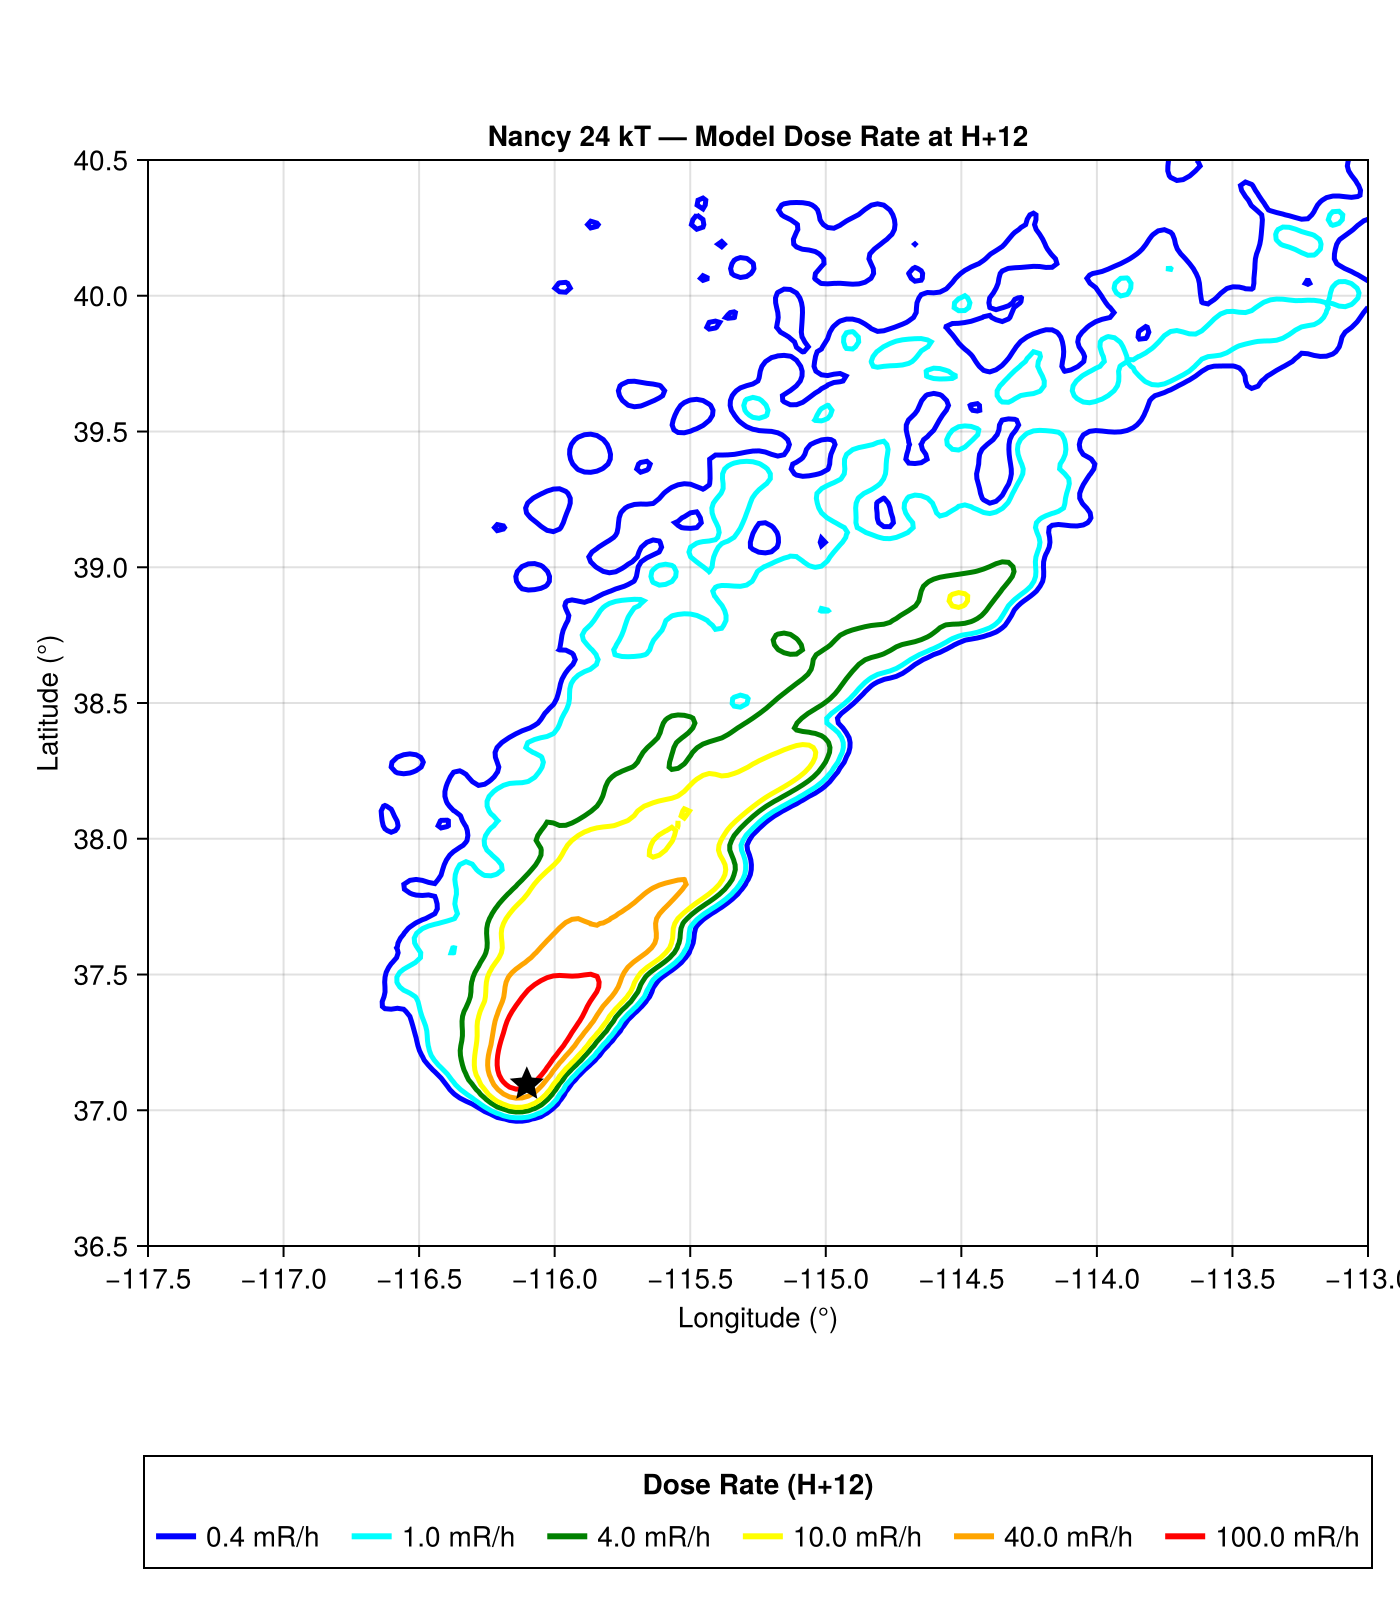

Here is the Julia script that generated this plot:
#!/usr/bin/env julia
# Nancy Bomb Release Example
# ===========================
# Simulates the Upshot-Knothole Nancy nuclear test (24 kT, 24 March 1953)
# using ERA5 reanalysis data and Ornstein-Uhlenbeck turbulence.
#
# Runs a 12-hour dispersion simulation with the latest BIPOP-CMA-ES
# optimised parameters, then plots model-predicted dose rate contours.
#
# Requirements:
#   - ERA5 data in ../ERA5_data_snap/ (preprocessed _snap.nc files)
#   - ] add CairoMakie
#
# Usage:
#   julia --project=.. nancy_bomb_release.jl

using NuclearDetonation
using NuclearDetonation.Transport
using CairoMakie
using NCDatasets
using StaticArrays
using Random
using Dates

println("="^70)
println("NANCY BOMB RELEASE — Ornstein-Uhlenbeck")
println("="^70)

# ============================================================================
# Particle size helpers (bimodal log-normal with SNAP settling)
# ============================================================================

function snap_settling_velocity(d_um::Float64)
    snap_d = [2.2, 4.4, 8.6, 14.6, 22.8, 36.1, 56.5, 92.3, 173.2]
    snap_v = [0.2, 0.7, 2.5, 6.9, 15.9, 35.6, 71.2, 137.0, 277.3]
    log_d = log.(snap_d)
    log_v = log.(snap_v)
    ld = log(d_um)
    if ld <= log_d[1]
        slope = (log_v[2] - log_v[1]) / (log_d[2] - log_d[1])
        return exp(log_v[1] + slope * (ld - log_d[1]))
    elseif ld >= log_d[end]
        slope = (log_v[end] - log_v[end-1]) / (log_d[end] - log_d[end-1])
        return exp(log_v[end] + slope * (ld - log_d[end]))
    end
    i = searchsortedlast(log_d, ld)
    i = clamp(i, 1, length(log_d) - 1)
    frac = (ld - log_d[i]) / (log_d[i+1] - log_d[i])
    return exp(log_v[i] + frac * (log_v[i+1] - log_v[i]))
end

function generate_bimodal_bins(d_fine, sg_fine, d_coarse, sg_coarse; n_bins=15)
    log_d_min = min(log(d_fine) - 3*log(sg_fine), log(d_coarse) - 3*log(sg_coarse))
    log_d_max = max(log(d_fine) + 3*log(sg_fine), log(d_coarse) + 3*log(sg_coarse))
    log_d_min = max(log_d_min, log(1.0))
    log_d_max = min(log_d_max, log(500.0))
    d_centres = exp.(range(log_d_min, log_d_max, length=n_bins))
    [(d=d, v=snap_settling_velocity(d)) for d in d_centres]
end

function compute_bimodal_weights(d_fine, sg_fine, d_coarse, sg_coarse, frac_fine, bins)
    weights = Float64[]
    for bin in bins
        ld = log(bin.d)
        w_fine = exp(-0.5 * ((ld - log(d_fine)) / log(sg_fine))^2) / log(sg_fine)
        w_coarse = exp(-0.5 * ((ld - log(d_coarse)) / log(sg_coarse))^2) / log(sg_coarse)
        push!(weights, frac_fine * w_fine + (1.0 - frac_fine) * w_coarse)
    end
    weights ./= sum(weights)
    weights
end

function gaussian_smooth(field::Matrix{T}, sigma::Real; truncate::Real=4.0) where T
    radius = ceil(Int, sigma * truncate)
    kernel_1d = [exp(-0.5 * (x / sigma)^2) for x in -radius:radius]
    kernel_1d ./= sum(kernel_1d)
    nx, ny = size(field)
    temp = zeros(T, nx, ny)
    smoothed = zeros(T, nx, ny)
    for j in 1:ny, i in 1:nx
        val, weight = zero(T), zero(T)
        for k in -radius:radius
            ii = i + k
            if 1 <= ii <= nx
                w = kernel_1d[k + radius + 1]
                val += field[ii, j] * w; weight += w
            end
        end
        temp[i, j] = weight > 0 ? val / weight : zero(T)
    end
    for i in 1:nx, j in 1:ny
        val, weight = zero(T), zero(T)
        for k in -radius:radius
            jj = j + k
            if 1 <= jj <= ny
                w = kernel_1d[k + radius + 1]
                val += temp[i, jj] * w; weight += w
            end
        end
        smoothed[i, j] = weight > 0 ? val / weight : zero(T)
    end
    return smoothed
end

# ============================================================================
# 1. Load ERA5 met data
# ============================================================================

println("\n1. Loading ERA5 met data...")
era5_dir = joinpath(@__DIR__, "ERA5_data_snap")
if !isdir(era5_dir)
    error("ERA5 data directory not found: $(era5_dir)\n" *
          "   Copy or symlink preprocessed ERA5 _snap.nc files here.")
end
era5_files = sort(filter(f -> endswith(f, "_snap.nc"),
                         [joinpath(era5_dir, f) for f in readdir(era5_dir)]))

met_format = Transport.detect_met_format(era5_files[1])
nx_met, ny_met, nk_met = NCDataset(era5_files[1]) do ds
    Transport.get_met_dimensions(met_format, ds)
end

# Pre-cache met fields for files 5–11 (covers detonation time +12 h)
met_cache = Dict{Tuple{Int,Int}, Transport.MeteoFields}()
for file_idx in 5:min(11, length(era5_files))
    NCDataset(era5_files[file_idx]) do ds
        times = Transport.get_time_variable(met_format, ds)
        for t_idx in 1:length(times)
            mf = Transport.MeteoFields(nx_met, ny_met, nk_met, T=Float32)
            t2 = t_idx < length(times) ? t_idx + 1 : t_idx
            Transport.read_initial_met_fields!(met_format, mf, ds, t_idx, t2)
            met_cache[(file_idx, t_idx)] = mf
        end
    end
end
println("   Loaded $(length(met_cache)) timesteps")

# ============================================================================
# 2. Set up domain and source
# ============================================================================

println("\n2. Setting up domain...")
lat_range, lon_range = NCDataset(era5_files[1]) do ds
    Float64.(ds["latitude"][:]), Float64.(ds["longitude"][:])
end

start_dt = Dates.DateTime(1953, 3, 24, 13, 0)
domain = Transport.SimulationDomain(
    lon_min = minimum(lon_range), lon_max = maximum(lon_range),
    lat_min = minimum(lat_range), lat_max = maximum(lat_range),
    z_min = 0.0, z_max = 35000.0, nx = nx_met, ny = ny_met, nz = nk_met,
    start_time = start_dt, end_time = start_dt + Dates.Hour(12),
)

release_x, release_y = Transport.latlon_to_grid(domain, 37.0956, -116.1028)
println("   Release: grid ($(round(release_x, digits=1)), $(round(release_y, digits=1)))")

# ============================================================================
# 3. Optimised parameters (BIPOP-CMA-ES OU, 78.2%)
# ============================================================================

params = nancy_optimised_config()
p = params.physics_scales
lf = params.layer_fractions
ps = params.particle_size_config

# NOAA 3-layer release geometry
layer_lower  = CylinderRelease(0.0, 3800.0, 537.0)
layer_middle = CylinderRelease(3800.0, 6100.0, 1500.0)
layer_upper  = CylinderRelease(6100.0, 12500.0, 2500.0)

n_particles = 10_000
total_activity = params.activity_Bq
n_lower  = round(Int, n_particles * lf.lower)
n_middle = round(Int, n_particles * lf.middle)
n_upper  = n_particles - n_lower - n_middle

sources = [
    ReleaseSource((release_x, release_y), layer_lower,
                   BombRelease(0.0), [total_activity * lf.lower], max(n_lower, 1)),
    ReleaseSource((release_x, release_y), layer_middle,
                   BombRelease(0.0), [total_activity * lf.middle], max(n_middle, 1)),
    ReleaseSource((release_x, release_y), layer_upper,
                   BombRelease(0.0), [total_activity * lf.upper], max(n_upper, 1)),
]

println("   3-layer: lower=$(round(lf.lower*100, digits=1))% " *
        "middle=$(round(lf.middle*100, digits=1))% " *
        "upper=$(round(lf.upper*100, digits=1))%")

# ============================================================================
# 4. Bimodal particle size distribution
# ============================================================================

size_bins = generate_bimodal_bins(ps.d_median_fine_μm, ps.sigma_g_fine,
                                  ps.d_median_coarse_μm, ps.sigma_g_coarse)
bin_weights = compute_bimodal_weights(ps.d_median_fine_μm, ps.sigma_g_fine,
                                      ps.d_median_coarse_μm, ps.sigma_g_coarse,
                                      ps.frac_fine, size_bins)
println("\n3. Particle size: $(length(size_bins)) bins, " *
        "fine=$(round(ps.d_median_fine_μm, digits=1)) μm, " *
        "coarse=$(round(ps.d_median_coarse_μm, digits=1)) μm")

# ============================================================================
# 5. Initialise simulation state and generate particles
# ============================================================================

println("\n4. Initialising particles...")
decay_params = [Transport.DecayParams(kdecay=Transport.NoDecay, halftime_hours=0.0)]
state = Transport.initialize_simulation(domain, sources, ["MixedFP"], decay_params;
                                         log_depositions=true)

rng = Random.MersenneTwister(42)
init_met = met_cache[(5, 1)]

snap_bins = [ParticleProperties(diameter_μm=b.d, density_gcm3=2.5) for b in size_bins]
particle_radii = Float64[]
particle_densities = Float64[]
particle_size_indices = Int[]
fixed_gravity = [b.v * p.vgrav_scale for b in size_bins]
cum_weights = cumsum(bin_weights)
base_density = 2500.0

for src in sources
    pos_s, act_s, released_s = Transport.generate_release_particles(
        rng, src, 0, 1,
        ones(Float64, nx_met, ny_met), ones(Float64, ny_met, ny_met),
        domain.dx, domain.dy, domain.hlevel,
    )
    if released_s && !isempty(pos_s)
        for (pos, activity) in zip(pos_s, act_s)
            sigma_z = Transport.height_to_sigma_hybrid(
                release_x, release_y, pos[3], init_met, 0.0)
            Transport.add_particle!(state.ensemble,
                SVector{3,Float64}(pos[1], pos[2], sigma_z),
                SVector{3,Float64}(0.0, 0.0, 0.0),
                [activity], 0.0, icomp=1)

            idx = clamp(searchsortedfirst(cum_weights, rand(rng)), 1, length(size_bins))
            push!(particle_radii, size_bins[idx].d * 0.5e-6)
            push!(particle_densities, base_density)
            push!(particle_size_indices, idx)

            # Set gravitational settling on particle
            np = length(state.ensemble.particles)
            state.ensemble.particles[np].grv = Float32(
                size_bins[idx].v * 0.01 * p.vgrav_scale)
        end
    end
end

println("   $(length(state.ensemble.particles)) particles generated")

# ============================================================================
# 6. Configure physics and run
# ============================================================================

psc = ParticleSizeConfig(size_bins=snap_bins, particle_radii=particle_radii,
    particle_densities=particle_densities, particle_size_indices=particle_size_indices,
    fixed_gravity_cm_s=fixed_gravity)

hanna = HannaTurbulenceConfig{Float64}(
    sigma_scale=p.sigma_h_scale, sigma_scale_vertical=p.sigma_w_scale,
    tl_scale=p.tl_scale, use_cbl=true)

base_tmix = 900.0 * p.tmix_scale
diff = Transport.TurbulentDiffusionConfig{Float64}(
    apply_diffusion=true,
    tmix_h=base_tmix / max(p.h_diff_scale, 0.1), tmix_v=base_tmix,
    horizontal_a_bl=0.5 * p.h_diff_scale, horizontal_a_above=0.25 * p.h_diff_scale,
    hmax=2500.0 * p.mixing_height_scale)

dep = Transport.DepositionConfig{Float64}(
    apply_dry_deposition=true, apply_wet_deposition=false,
    use_simple_deposition=true, simple_deposition_velocity=0.002 * p.vd_scale,
    simple_surface_height=30.0 * p.surface_height_scale,
    mixing_height=1000.0 * p.mixing_height_scale,
    surface_roughness=0.1 * p.roughness_scale)

num_cfg = ERA5NumericalConfig{Float64}(
    interpolation_order=Transport.LinearInterp, ode_solver_type=:Euler, fixed_dt=300.0,
    turbulence=Transport.OrnsteinUhlenbeck)

sim_cfg = Transport.SimulationConfig{Float64}(
    saveat=[12.0 * 3600.0], verbose=false, max_duration=12.0 * 3600.0,
    save_snapshots=true, dt_particle=300.0, use_reference_stepping=true,
    max_files=7, omega_scale=p.omega_scale)

println("\n5. Running 12-hour simulation...")
Transport.run_simulation!(state, era5_files,
    particle_size_config=psc, deposition_config=dep, diffusion_config=diff,
    hanna_config=hanna, decay_params=decay_params, config=sim_cfg,
    numerical_config=num_cfg, advection_enabled=true, settling_enabled=true,
    dry_deposition_enabled=true, wet_deposition_enabled=false,
    release_height_m=12500.0, met_data_cache=met_cache,
    met_format_override=met_format, met_dimensions=(nx_met, ny_met, nk_met),
    cache_init_file_idx=5, cache_init_time_idx=1,
    sigma_already_initialized=true)

println("   Simulation complete")

# ============================================================================
# 7. Build dose rate field on fine grid
# ============================================================================

println("\n6. Building dose rate field...")

# Fine output grid (2 km resolution)
lon_grid = range(-117.5, -112.0, step=0.023)
lat_grid = range(36.5, 41.0, step=0.018)
nx_out, ny_out = length(lon_grid), length(lat_grid)

fine_dep = zeros(nx_out, ny_out)
for evt in state.deposition_log
    lat, lon = Transport.grid_to_latlon(domain, evt.x, evt.y)
    lon > 180.0 && (lon -= 360.0)
    i = searchsortedlast(lon_grid, lon)
    j = searchsortedlast(lat_grid, lat)
    if 1 <= i <= nx_out && 1 <= j <= ny_out
        fine_dep[i, j] += evt.mass
    end
end

# Convert deposition (Bq per cell) to dose rate (mR/h at H+12)
dlat = step(lat_grid)
dlon = step(lon_grid)
ref_lat = 0.5 * (first(lat_grid) + last(lat_grid))
dy_m = dlat * 111_000.0
dx_m = dlon * 111_000.0 * cosd(ref_lat)
cell_area_m2 = dx_m * dy_m

K_DOSE = 1.9e-6          # mSv/h per Bq/m² at H+1 (Glasstone & Dolan)
decay_12h = 12.0^(-1.2)  # Bomb decay factor to H+12
mSv_to_mR = 100.0        # 1 mSv/h ≈ 100 mR/h
dose_factor = K_DOSE * decay_12h * mSv_to_mR / cell_area_m2

dose_mRh = fine_dep .* dose_factor
dose_smooth = gaussian_smooth(dose_mRh, p.smooth_sigma)

println("   Max dose rate: $(round(maximum(dose_smooth), digits=1)) mR/h")
println("   Cell area: $(round(cell_area_m2 / 1e6, digits=2)) km²")

# ============================================================================
# 8. Plot model-predicted dose rate contours
# ============================================================================

println("\n7. Creating figure...")

contour_levels = [0.4, 1.0, 4.0, 10.0, 40.0, 100.0]
contour_colors = [:blue, :cyan, :green, :yellow, :orange, :red]

fig = Figure(size=(700, 800), fontsize=14)

ax = Axis(fig[1, 1],
    title = "Nancy 24 kT — Model Dose Rate at H+12",
    xlabel = "Longitude (°)",
    ylabel = "Latitude (°)",
    limits = (-117.5, -113.0, 36.5, 40.5),
    aspect = DataAspect(),
)

for (level, col) in zip(contour_levels, contour_colors)
    contour!(ax, collect(lon_grid), collect(lat_grid), dose_smooth,
        levels=[level], color=col, linewidth=2.5)
end

# Ground zero
scatter!(ax, [-116.1028], [37.0956], marker=:star5, markersize=20, color=:black)

# Legend
legend_elements = [LineElement(color=c, linewidth=3) for c in contour_colors]
legend_labels = ["$(l) mR/h" for l in contour_levels]
Legend(fig[2, 1], legend_elements, legend_labels, "Dose Rate (H+12)",
    orientation=:horizontal, tellwidth=false, tellheight=true)

outfile = joinpath(@__DIR__, "nancy_bomb_release.png")
save(outfile, fig, px_per_unit=2)
println("\nSaved: $(outfile)")
